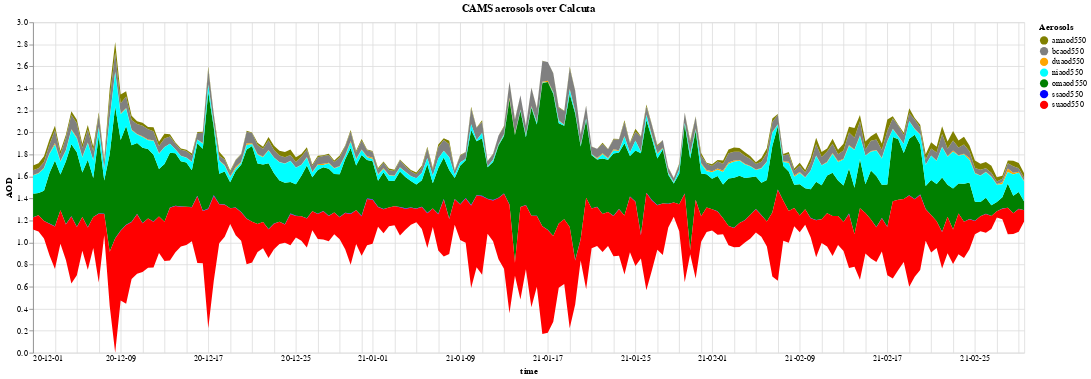

The notebook cell saved with this chart:
### Code cell
domain = ['amaod550', 'bcaod550', 'duaod550', 'niaod550', 'omaod550', 'ssaod550', 'suaod550']
range_ = ['olive', 'grey', 'orange', 'cyan', 'green', 'blue', 'red']


alt.Chart(df_calcuta).transform_fold(
    ['duaod550',
     'omaod550',
     'bcaod550',
     'suaod550',
     'niaod550',
     'ssaod550',
     'amaod550'],
    as_ = ['Aerosols', 'AOD']
).mark_area(width=500).encode(
    alt.X('time:T',
        axis=alt.Axis(format='%y-%m-%d', domain=False, tickSize=0)
    ),
    alt.Y('AOD:Q', stack='center'),
    alt.Color('Aerosols:N', scale=alt.Scale(domain=domain, range=range_))
    #alt.Color('Aerosols:N', scale=alt.Scale(scheme='category20b'))
).properties(
    width=1200,
    height=400,
    title='CAMS aerosols over Calcuta'
).interactive()

### Figure 1 — Vega-Lite specification as saved in the notebook (floating-point values rounded to 4 significant figures; data arrays with more than 128 entries replaced by an {"elided": "..."} marker saying what was removed)
{"config": {"view": {"continuousWidth": 400, "continuousHeight": 300}}, "data": {"name": "data-4dc8f0bb58f3d8a6d5160caa50e2499b"}, "mark": {"type": "area", "width": 500}, "encoding": {"color": {"type": "nominal", "field": "Aerosols", "scale": {"domain": ["amaod550", "bcaod550", "duaod550", "niaod550", "omaod550", "ssaod550", "suaod550"], "range": ["olive", "grey", "orange", "cyan", "green", "blue", "red"]}}, "x": {"type": "temporal", "axis": {"domain": false, "format": "%y-%m-%d", "tickSize": 0}, "field": "time"}, "y": {"type": "quantitative", "field": "AOD", "stack": "center"}}, "height": 400, "selection": {"selector005": {"type": "interval", "bind": "scales", "encodings": ["x", "y"]}}, "title": "CAMS aerosols over Calcuta", "transform": [{"fold": ["duaod550", "omaod550", "bcaod550", "suaod550", "niaod550", "ssaod550", "amaod550"], "as": ["Aerosols", "AOD"]}], "width": 1200, "$schema": "https://vega.github.io/schema/vega-lite/v4.8.1.json", "datasets": {"data-4dc8f0bb58f3d8a6d5160caa50e2499b": {"elided": "182 records"}}}
